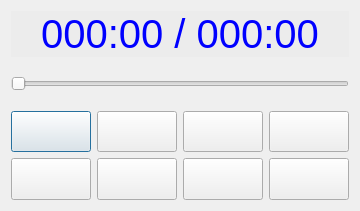
<?xml version="1.0" encoding="UTF-8"?>
<ui version="4.0">
 <class>OverlayControl</class>
 <widget class="QDialog" name="OverlayControl">
  <property name="geometry">
   <rect>
    <x>0</x>
    <y>0</y>
    <width>360</width>
    <height>211</height>
   </rect>
  </property>
  <property name="sizePolicy">
   <sizepolicy hsizetype="Minimum" vsizetype="Minimum">
    <horstretch>0</horstretch>
    <verstretch>0</verstretch>
   </sizepolicy>
  </property>
  <property name="windowTitle">
   <string>Dialog</string>
  </property>
  <layout class="QHBoxLayout" name="horizontalLayout_5">
   <item>
    <layout class="QVBoxLayout" name="verticalLayout_2">
     <item>
      <layout class="QHBoxLayout" name="horizontalLayout_3">
       <item>
        <widget class="QLabel" name="label">
         <property name="sizePolicy">
          <sizepolicy hsizetype="Minimum" vsizetype="Fixed">
           <horstretch>0</horstretch>
           <verstretch>0</verstretch>
          </sizepolicy>
         </property>
         <property name="palette">
          <palette>
           <active>
            <colorrole role="WindowText">
             <brush brushstyle="SolidPattern">
              <color alpha="255">
               <red>0</red>
               <green>0</green>
               <blue>255</blue>
              </color>
             </brush>
            </colorrole>
            <colorrole role="Button">
             <brush brushstyle="SolidPattern">
              <color alpha="255">
               <red>236</red>
               <green>236</green>
               <blue>236</blue>
              </color>
             </brush>
            </colorrole>
            <colorrole role="Text">
             <brush brushstyle="SolidPattern">
              <color alpha="255">
               <red>0</red>
               <green>0</green>
               <blue>255</blue>
              </color>
             </brush>
            </colorrole>
            <colorrole role="ButtonText">
             <brush brushstyle="SolidPattern">
              <color alpha="255">
               <red>0</red>
               <green>0</green>
               <blue>255</blue>
              </color>
             </brush>
            </colorrole>
            <colorrole role="Base">
             <brush brushstyle="SolidPattern">
              <color alpha="255">
               <red>236</red>
               <green>236</green>
               <blue>236</blue>
              </color>
             </brush>
            </colorrole>
            <colorrole role="Window">
             <brush brushstyle="SolidPattern">
              <color alpha="255">
               <red>236</red>
               <green>236</green>
               <blue>236</blue>
              </color>
             </brush>
            </colorrole>
           </active>
           <inactive>
            <colorrole role="WindowText">
             <brush brushstyle="SolidPattern">
              <color alpha="255">
               <red>0</red>
               <green>0</green>
               <blue>255</blue>
              </color>
             </brush>
            </colorrole>
            <colorrole role="Button">
             <brush brushstyle="SolidPattern">
              <color alpha="255">
               <red>236</red>
               <green>236</green>
               <blue>236</blue>
              </color>
             </brush>
            </colorrole>
            <colorrole role="Text">
             <brush brushstyle="SolidPattern">
              <color alpha="255">
               <red>0</red>
               <green>0</green>
               <blue>255</blue>
              </color>
             </brush>
            </colorrole>
            <colorrole role="ButtonText">
             <brush brushstyle="SolidPattern">
              <color alpha="255">
               <red>0</red>
               <green>0</green>
               <blue>255</blue>
              </color>
             </brush>
            </colorrole>
            <colorrole role="Base">
             <brush brushstyle="SolidPattern">
              <color alpha="255">
               <red>236</red>
               <green>236</green>
               <blue>236</blue>
              </color>
             </brush>
            </colorrole>
            <colorrole role="Window">
             <brush brushstyle="SolidPattern">
              <color alpha="255">
               <red>236</red>
               <green>236</green>
               <blue>236</blue>
              </color>
             </brush>
            </colorrole>
           </inactive>
           <disabled>
            <colorrole role="WindowText">
             <brush brushstyle="SolidPattern">
              <color alpha="255">
               <red>0</red>
               <green>0</green>
               <blue>255</blue>
              </color>
             </brush>
            </colorrole>
            <colorrole role="Button">
             <brush brushstyle="SolidPattern">
              <color alpha="255">
               <red>236</red>
               <green>236</green>
               <blue>236</blue>
              </color>
             </brush>
            </colorrole>
            <colorrole role="Text">
             <brush brushstyle="SolidPattern">
              <color alpha="255">
               <red>0</red>
               <green>0</green>
               <blue>255</blue>
              </color>
             </brush>
            </colorrole>
            <colorrole role="ButtonText">
             <brush brushstyle="SolidPattern">
              <color alpha="255">
               <red>0</red>
               <green>0</green>
               <blue>255</blue>
              </color>
             </brush>
            </colorrole>
            <colorrole role="Base">
             <brush brushstyle="SolidPattern">
              <color alpha="255">
               <red>236</red>
               <green>236</green>
               <blue>236</blue>
              </color>
             </brush>
            </colorrole>
            <colorrole role="Window">
             <brush brushstyle="SolidPattern">
              <color alpha="255">
               <red>236</red>
               <green>236</green>
               <blue>236</blue>
              </color>
             </brush>
            </colorrole>
           </disabled>
          </palette>
         </property>
         <property name="font">
          <font>
           <pointsize>30</pointsize>
           <weight>50</weight>
           <bold>false</bold>
          </font>
         </property>
         <property name="styleSheet">
          <string notr="true">QLabel {
 background: #ececec;
 color:blue;
width:9px
}
</string>
         </property>
         <property name="text">
          <string>000:00 / 000:00</string>
         </property>
         <property name="alignment">
          <set>Qt::AlignCenter</set>
         </property>
        </widget>
       </item>
      </layout>
     </item>
     <item>
      <layout class="QHBoxLayout" name="horizontalLayout_4">
       <item>
        <widget class="QSlider" name="seekBar">
         <property name="sizePolicy">
          <sizepolicy hsizetype="Minimum" vsizetype="Minimum">
           <horstretch>0</horstretch>
           <verstretch>0</verstretch>
          </sizepolicy>
         </property>
         <property name="orientation">
          <enum>Qt::Horizontal</enum>
         </property>
        </widget>
       </item>
      </layout>
     </item>
     <item>
      <layout class="QHBoxLayout" name="horizontalLayout_2">
       <item>
        <widget class="QPushButton" name="prevButton">
         <property name="sizePolicy">
          <sizepolicy hsizetype="Minimum" vsizetype="Minimum">
           <horstretch>0</horstretch>
           <verstretch>0</verstretch>
          </sizepolicy>
         </property>
         <property name="icon">
          <iconset resource="icons.qrc">
           <normaloff>:/basic/img/previous.svg</normaloff>:/basic/img/previous.svg</iconset>
         </property>
        </widget>
       </item>
       <item>
        <widget class="QPushButton" name="playButton">
         <property name="sizePolicy">
          <sizepolicy hsizetype="Minimum" vsizetype="Minimum">
           <horstretch>0</horstretch>
           <verstretch>0</verstretch>
          </sizepolicy>
         </property>
         <property name="icon">
          <iconset resource="icons.qrc">
           <normaloff>:/basic/img/play.svg</normaloff>:/basic/img/play.svg</iconset>
         </property>
        </widget>
       </item>
       <item>
        <widget class="QPushButton" name="stopButton">
         <property name="sizePolicy">
          <sizepolicy hsizetype="Minimum" vsizetype="Minimum">
           <horstretch>0</horstretch>
           <verstretch>0</verstretch>
          </sizepolicy>
         </property>
         <property name="icon">
          <iconset resource="icons.qrc">
           <normaloff>:/basic/img/stop.svg</normaloff>:/basic/img/stop.svg</iconset>
         </property>
        </widget>
       </item>
       <item>
        <widget class="QPushButton" name="nextButton">
         <property name="sizePolicy">
          <sizepolicy hsizetype="Minimum" vsizetype="Minimum">
           <horstretch>0</horstretch>
           <verstretch>0</verstretch>
          </sizepolicy>
         </property>
         <property name="icon">
          <iconset resource="icons.qrc">
           <normaloff>:/basic/img/next.svg</normaloff>:/basic/img/next.svg</iconset>
         </property>
        </widget>
       </item>
      </layout>
     </item>
     <item>
      <layout class="QHBoxLayout" name="horizontalLayout">
       <item>
        <widget class="QPushButton" name="fbackwardButon">
         <property name="sizePolicy">
          <sizepolicy hsizetype="Minimum" vsizetype="Minimum">
           <horstretch>0</horstretch>
           <verstretch>0</verstretch>
          </sizepolicy>
         </property>
         <property name="icon">
          <iconset resource="icons.qrc">
           <normaloff>:/basic/img/fbackw.svg</normaloff>:/basic/img/fbackw.svg</iconset>
         </property>
        </widget>
       </item>
       <item>
        <widget class="QPushButton" name="backwardButton">
         <property name="sizePolicy">
          <sizepolicy hsizetype="Minimum" vsizetype="Minimum">
           <horstretch>0</horstretch>
           <verstretch>0</verstretch>
          </sizepolicy>
         </property>
         <property name="icon">
          <iconset resource="icons.qrc">
           <normaloff>:/basic/img/backw.svg</normaloff>:/basic/img/backw.svg</iconset>
         </property>
        </widget>
       </item>
       <item>
        <widget class="QPushButton" name="forwardButton">
         <property name="sizePolicy">
          <sizepolicy hsizetype="Minimum" vsizetype="Minimum">
           <horstretch>0</horstretch>
           <verstretch>0</verstretch>
          </sizepolicy>
         </property>
         <property name="icon">
          <iconset resource="icons.qrc">
           <normaloff>:/basic/img/forw.svg</normaloff>:/basic/img/forw.svg</iconset>
         </property>
        </widget>
       </item>
       <item>
        <widget class="QPushButton" name="fforwardButton">
         <property name="sizePolicy">
          <sizepolicy hsizetype="Minimum" vsizetype="Minimum">
           <horstretch>0</horstretch>
           <verstretch>0</verstretch>
          </sizepolicy>
         </property>
         <property name="icon">
          <iconset resource="icons.qrc">
           <normaloff>:/basic/img/fforw.svg</normaloff>:/basic/img/fforw.svg</iconset>
         </property>
        </widget>
       </item>
      </layout>
     </item>
    </layout>
   </item>
  </layout>
 </widget>
 <resources>
  <include location="icons.qrc"/>
 </resources>
 <connections/>
</ui>
